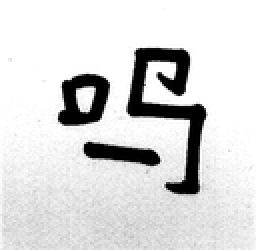
%> input picture images/img3.bmp, 128 x 125 px, shrunk from 357 x 349 before the run (shown 2 times larger)
$ octave main.m   (GNU Octave 9; MATLAB toolbox functions it lacks are replaced by stand-ins)
%> lines starting %> are read from the running program, lines starting %| are printed output that depends on the picture; in (x1, y1, x2, y2) boxes, pixels count from 0 and x2, y2 are one past the last pixel; in counts of white or black regions, pixels touching at a corner belong together; the program's own positions count from 1
### CalculateHistogram.m
function [H, level_bits] = CalculateHistogram(image)

% Determine the bits of gray-level quantization
Max_level = max(max(image));
max_level = double(Max_level);% the input of log2() cannot be uint 8
level_bits = ceil(log2(max_level+1));

% Determine the size of the image
N = size(image,1)*size(image,2);
H = zeros(2^level_bits,1);

% Calculate the histogram for each gray level
for i = 0:1:2^level_bits-1
    H(i+1) = sum(sum(image==i))/N;
end

% Plot the histogram of the image
figure;
x = 0:2^level_bits-1;
bar(x,H);
xlabel('Gray Level');
ylabel('Histogram');
end

### Otsu_Threhold.m
function threhold_level = Otsu_Threhold(histogram, Level_Bits)

% Calculate the maximum of the gray level of the image
Max_gray_level = 2^Level_Bits-1;

% Calculate the mean of the gray levels of total pixels in the image
Mean_total = dot(0:Max_gray_level,histogram);

% w1 is the probability that a pixel is in the area of Object 1
% w1 = h(1)+h(2)+...+h(i),i denotes the threhold level
w1 = 0;

% w2 is the probability that a pixel is in the area of Object 2
w2 = 1-w1;

% Mean1 is the mean of the gray level of Object 1
mean1 = 0;

% Mean2 is the mean of the gray level of Object 2
mean2 = 0;

% Sum1 is the intermediate variable to compute Mean1
% Mean1 = Sum1/w1
Sum1 = 0;

% theta_B is the variance between Group 1 and Group 2
theta_B = 0;

% Max_theta_B is the maximum value of theta_B
Max_theta_B = 0;

threhold_level = 0;

% i denotes the current threhold level
for i = 0:Max_gray_level
    w1 = w1+histogram(i+1);
    w2 = 1-w1;
    Sum1 = Sum1 + i*histogram(i+1);
    if w1 ==0 || w2 ==0
        theta_B = 0; % theta_B = w1*w2*(mean1-mean2)^2
    else
        mean1 = Sum1/w1;
        mean2 = (Mean_total-Sum1)/w2;
        theta_B = w1*w2*(mean1-mean2)^2;
    end

    if theta_B > Max_theta_B
        Max_theta_B = theta_B;
        threhold_level = i;
    end

end

end

### Thinning2Step.m
function output_image = Thinning2Step(input_image)
% output_image = input_image;
input_image = (input_image == 255);
step1 = {[-1,1]};
step2 = {[-1,1]};

while ~isempty(step1) || ~isempty(step2)
    % Step 1
    step1 = {};
    for x = 2:size(input_image,1)-1
        for y = 2:size(input_image,2)-1
            neighbour = Find_Neighbour(x,y,input_image);
            if size(neighbour)~=8
                error("The number of neighbours of the current pixel is not 8!");
            end
            p2 = neighbour(1);
            p3 = neighbour(2);
            p4 = neighbour(3);
            p5 = neighbour(4);
            p6 = neighbour(5);
            p7 = neighbour(6);
            p8 = neighbour(7);
            p9 = neighbour(8);

            if (input_image(x,y) == 1 && ...%the pixel belongs to object
                    sum(neighbour) > 1 && ...
                    sum(neighbour) < 7 && ...
                    Transitions01(neighbour) == 1 && ...
                    p2*p4*p6 == 0 && ...
                    p4*p6*p8 == 0)

                step1(end+1) = {[x,y]};
            end
        end
    end
    if(~isempty(step1))
        for i =1 :length(step1)
            index = cell2mat(step1(i));
            input_image(index(1),index(2)) = 0;
        end
    end

    % Step 2
    step2 = {};
    for x = 2:size(input_image,1)-1
        for y = 2:size(input_image,2)-1
            neighbour = Find_Neighbour(x,y,input_image);
            if size(neighbour)~=8
                error("The number of neighbours of the current pixel is not 8!");
            end
            p2 = neighbour(1);
            p3 = neighbour(2);
            p4 = neighbour(3);
            p5 = neighbour(4);
            p6 = neighbour(5);
            p7 = neighbour(6);
            p8 = neighbour(7);
            p9 = neighbour(8);

            if (input_image(x,y) == 1 && ...%the pixel belongs to object
                    sum(neighbour) > 1 && ...
                    sum(neighbour) < 7 && ...
                    Transitions01(neighbour) == 1 && ...
                    p2*p4*p8 == 0 && ...
                    p2*p6*p8 == 0)

                step2(end+1) = {[x,y]};
            end
        end
    end
    if(~isempty(step2))
        for i =1 :length(step2)
            index = cell2mat(step2(i));
            input_image(index(1), index(2)) = 0;
        end
    end
end
output_image = input_image;
end

### MAT_Thinning.m
function [output_image, MAT_image] = MAT_Thinning(input_image)

% output_image is the distance transform of the input image

output_image = input_image;
MAT_image = input_image;

input_image = (input_image == 255);
row = size(input_image, 1);
col = size(input_image, 2);

for x = 1:row
    for y = 1:col
        if input_image(x,y)==1
            % Calculate the distance to the north boundary of the image
            if x == 1
                north_distance = 1;
            else
                for i = x-1:-1:1
                    if input_image(i,y) == 0
                        north_distance = x - i;
                        break;
                    elseif i == 1 && input_image(i,y) == 1
                        north_distance = x;
                    end
                end
            end
            % Calculate the distance to the south boundary of the image
            if x == row
                south_distance = 1;
            else
                for i = x+1:1:row
                    if input_image(i,y)==0
                        south_distance = i-x;
                        break;
                    elseif i==row && input_image(i,y)==1
                        south_distance = row-x;
                    end
                end
            end
            % Calculate the distance to the west boundary of the image
            if y == 1
                west_distance = 1;
            else
                for i = y-1:-1:1
                    if input_image(x,i) == 0
                        west_distance = y - i;
                        break;
                    elseif i == 1 && input_image(x,i) == 1
                        west_distance = y;
                    end
                end
            end
            % Calculate the distance to the east boundary of the image
            if y == col
                east_distance = 1;
            else
                for i = y+1:1:col
                    if input_image(x,i) == 0
                        east_distance = i - y;
                        break;
                    elseif i == col && input_image(x,i) == 1
                        east_distance = col - y;
                    end
                end
            end
            DV = [north_distance, south_distance, west_distance, east_distance];
            min_distance = min(DV);
            output_image(x,y) = min_distance;
            if sum(DV == min_distance)>1 % Media Axis
                MAT_image(x,y) = min_distance;
            else
                MAT_image(x,y) = 0;
            end
        end
    end
end


end

### main.m
clc;
clear;

% Load the image
I = imread('images/img3.bmp');
%> I is the input picture: size 125x128 uint8; min 0, max 255, mean 217.6
imshow(I,'border','tight','initialmagnification','fit');
[row,col] = size(I);
%> row = 125; col = 128
set (gcf,'Position',[0,0,col,row]);
axis normal;

% Calculate a histogram for the image
[H, Gray_Level_Bits] = CalculateHistogram(I);
%> in CalculateHistogram, `Max_level = max(max(image));`: Max_level = 255
%> in CalculateHistogram, `level_bits = ceil(log2(max_level+1));`: level_bits = 8
%> after the loop in CalculateHistogram, `for i = 0:1:2^level_bits-1`: H = 256 values, max 0.374 at index 256, min 0 at index 35, mean 0.00391
%> in CalculateHistogram, `x = 0:2^level_bits-1;`: x = 256 values from 0 to 255
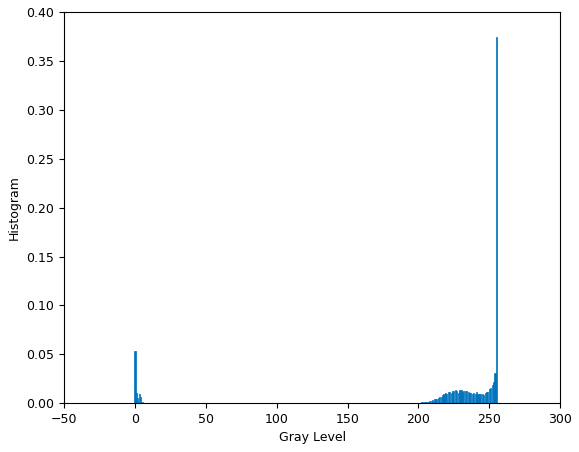
%> figure redrawn from the program's plot data; tallest bar 0.374 high, from x = 254.6 to 255.4
%> Gray_Level_Bits = 8

% Calculate the threshold for the image adaptively
Threshold_Level = Otsu_Threhold(H,Gray_Level_Bits);
%> in Otsu_Threhold, `Max_gray_level = 2^Level_Bits-1;`: Max_gray_level = 255
%> in Otsu_Threhold, `Mean_total = dot(0:Max_gray_level,histogram);`: Mean_total = 217.6
%> the loop in Otsu_Threhold, `for i = 0:Max_gray_level` made 256 passes
%> (w1, w2, Sum1, mean1, mean2, theta_B, Max_theta_B) on passes 1 to 12: (0.0538, 0.946, 0, 0, 230, 2693.1, 2693.1), (0.0639, 0.936, 0.0101, 0.158, 232.5, 3229.8, 3229.8), (0.0697, 0.93, 0.0217, 0.312, 233.9, 3540.4, 3540.4), (0.0787, 0.921, 0.0487, 0.619, 236.2, 4024.9, 4024.9), (0.0847, 0.915, 0.0725, 0.856, 237.7, 4346.9, 4346.9), (0.0859, 0.914, 0.0788, 0.916, 238, 4414.6, 4414.6), (0.0866, 0.913, 0.0829, 0.957, 238.2, 4451.6, 4451.6), (0.0871, 0.913, 0.0859, 0.987, 238.3, 4475, 4475), (0.0876, 0.912, 0.0904, 1.03, 238.4, 4504.8, 4504.8), (0.088, 0.912, 0.0938, 1.07, 238.5, 4524.6, 4524.6), (0.0884, 0.912, 0.0976, 1.1, 238.6, 4544.1, 4544.1), (0.0889, 0.911, 0.104, 1.17, 238.7, 4573.2, 4573.2)
%> (w1, w2, Sum1, mean1, mean2, theta_B) on passes 35, 36, 49, 60: (0.0935, 0.907, 0.199, 2.13, 239.8, 4789), (0.0935, 0.907, 0.199, 2.13, 239.8, 4789), (0.0957, 0.904, 0.294, 3.07, 240.3, 4873.6), (0.0981, 0.902, 0.419, 4.27, 240.8, 4948.4)
%> after the loop in Otsu_Threhold, `for i = 0:Max_gray_level`: Max_theta_B = 5098.2; Sum1 = 217.6; mean2 = 0; theta_B = 3.15e-11; threhold_level = 125; w1 = 1
%> Threshold_Level = 125

% Threshold the image to obtain binary images
I_binary = 255*(I<Threshold_Level); % the object in original image is in black
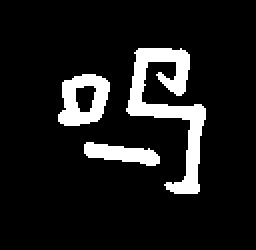
%> I_binary: size 125x128 double (shown 2 times larger); 10.7% white; 3 white regions, box (x1, y1, x2, y2) and area: (63, 24, 103, 97) 1017, (29, 37, 55, 63) 424, (42, 71, 80, 83) 272

% % Test
% I_binary = imread('images/test.gif');
% I_binary = 255*I_binary;

figure;
title("Binary Image");
imshow(I_binary,'border','tight','initialmagnification','fit');
[row,col] = size(I_binary);
set (gcf,'Position',[0,0,col,row]);
axis normal;


% 2-step thinning algorithm
Output_image = Thinning2Step(I_binary);
%> after the loop in Thinning2Step, `while ~isempty(step1) || ~isempty(step2)`:
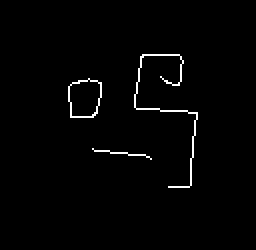
%> input_image: size 125x128 logical (shown 2 times larger); 1.5% white in thin lines or dots, all inside (x1, y1, x2, y2) = (34, 27, 99, 94)
%> after the loop in Thinning2Step, `while ~isempty(step1) || ~isempty(step2)`: index = [60 37]; step1 = {}
Output_image = 255*Output_image;
figure;
title("Skeleton of the image");
imshow(Output_image,'border','tight','initialmagnification','fit');
[row,col] = size(Output_image);
set (gcf,'Position',[0,0,col,row]);
axis normal;

% Medial Axis Transform Based Thinning
[DT_image, MAT_image] = MAT_Thinning(I_binary);
%> after the loop in MAT_Thinning, `for x = 1:row`:
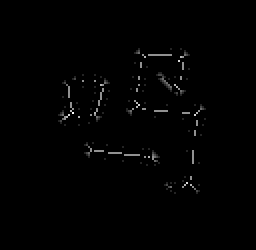
%> MAT_image: size 125x128 double (shown 2 times larger); 10.71% of pixels changed, all inside (x1, y1, x2, y2) = (29, 24, 103, 97); drawn with min black and max white
%> after the loop in MAT_Thinning, `for x = 1:row`:
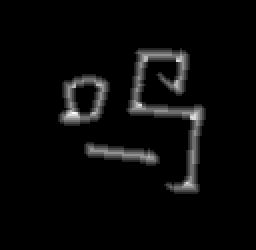
%> output_image: size 125x128 double (shown 2 times larger); 10.71% of pixels changed, all inside (x1, y1, x2, y2) = (29, 24, 103, 97); drawn with min black and max white
%> after the loop in MAT_Thinning, `for x = 1:row`: DV = [45 1 12 1]; east_distance = 1; north_distance = 45; south_distance = 1; west_distance = 12
Skeleton_image = (MAT_image > 0)*255;
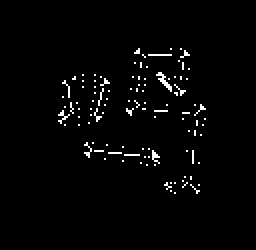
%> Skeleton_image: size 125x128 double (shown 2 times larger); 2% white in thin lines or dots, all inside (x1, y1, x2, y2) = (29, 24, 103, 97)

figure;
title("Distance Transform of the image");
imshow(DT_image, [0,max(max(DT_image))],'border','tight','initialmagnification','fit');
[row,col] = size(DT_image);
set (gcf,'Position',[0,0,col,row]);
axis normal;

figure;
title("Media Axis Transform of the image");
imshow(MAT_image,[0,max(max(MAT_image))],'border','tight','initialmagnification','fit');
[row,col] = size(MAT_image);
set (gcf,'Position',[0,0,col,row]);
axis normal;

figure;
title("Skeleton of the image");
imshow(Skeleton_image,[0,255],'border','tight','initialmagnification','fit');
[row,col] = size(Skeleton_image);
set (gcf,'Position',[0,0,col,row]);
axis normal;
